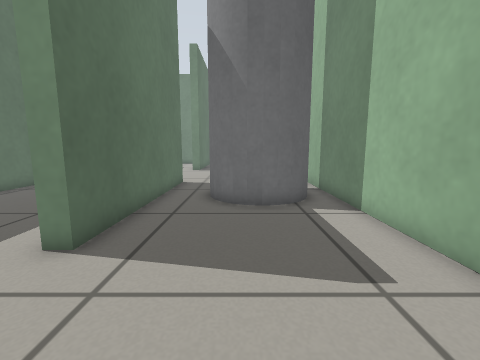
View 1 (above)

18 first-person views from a walk through a robot-simulator world made for Gazebo. The camera is 0.5 m above the floor, tilts 8° down and sees 90° across. The floor is counted in squares, 0.25 m on a side. Each view is taken from the middle of a square. On the plan, view 1 faces up. The plan holds only what a view shows up to about 15 squares ahead; the rest is blank. The place goes on beyond the plan.

View 2
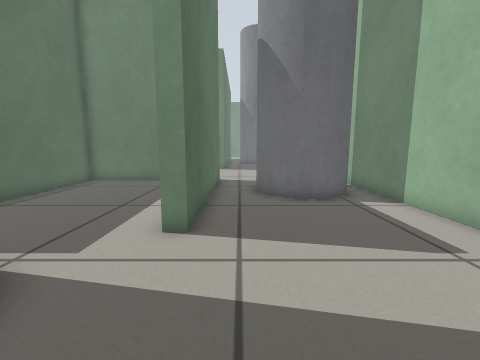

View 3
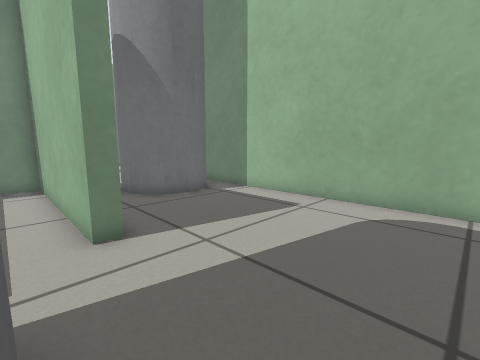

View 4
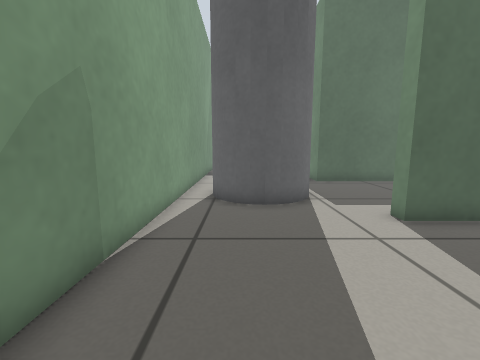

View 5
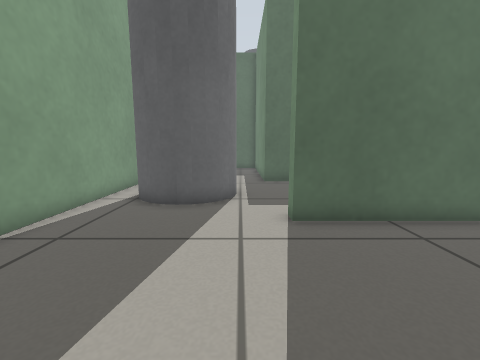

View 6
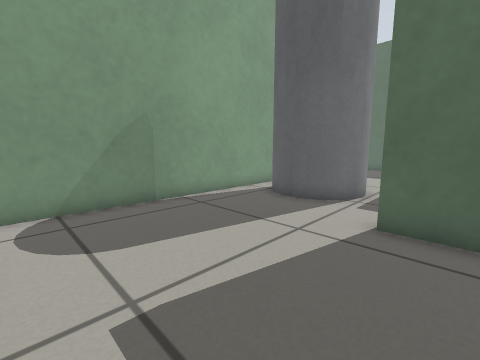

View 7
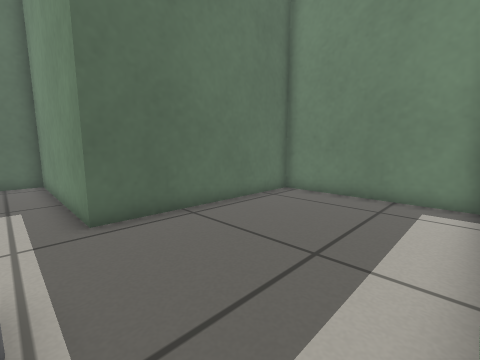

View 8
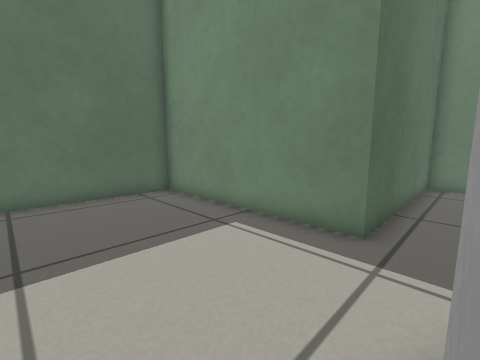

View 9
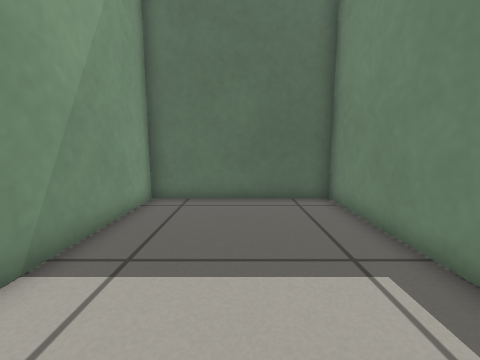

View 10
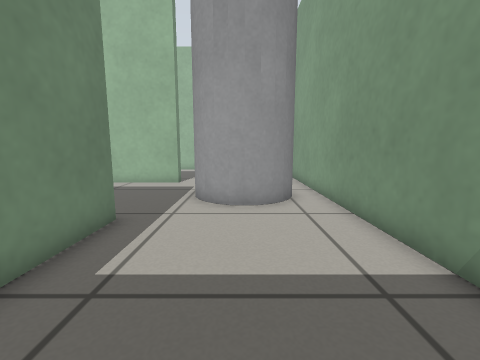

View 11
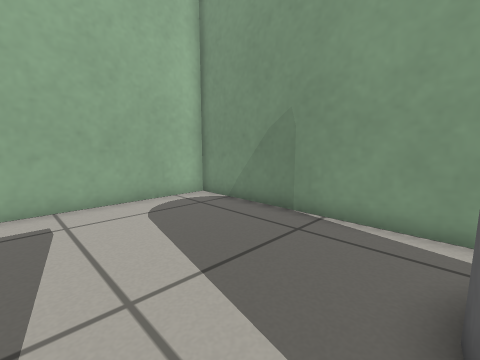

View 12
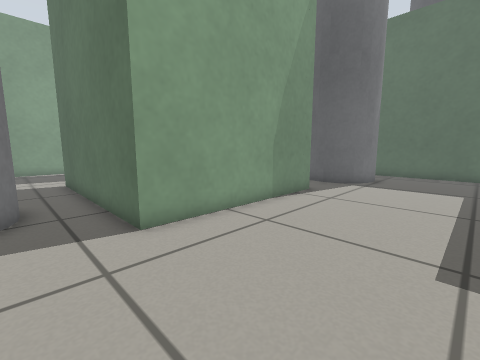

View 13
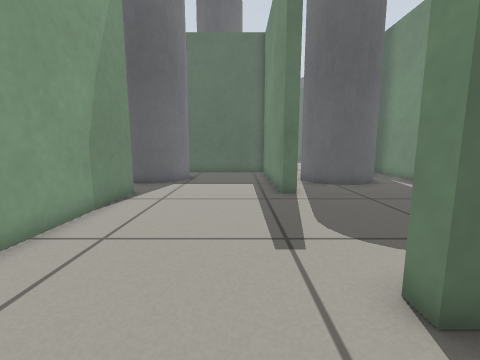

View 14
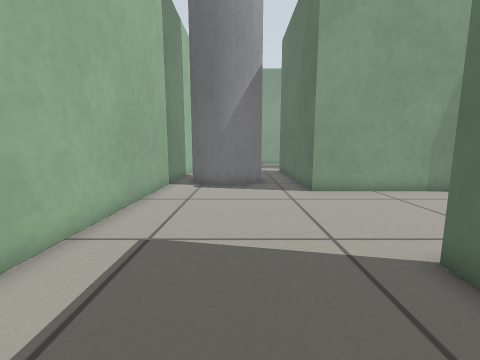

View 15
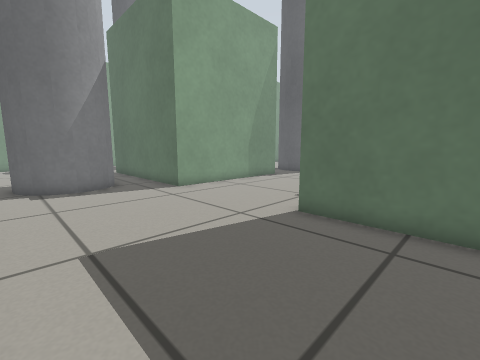

View 16
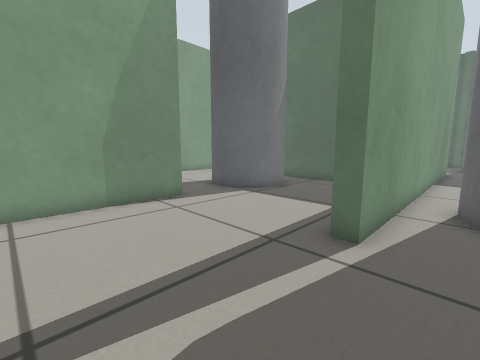

View 17
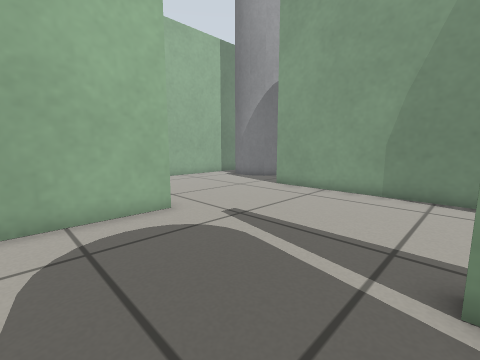

View 18
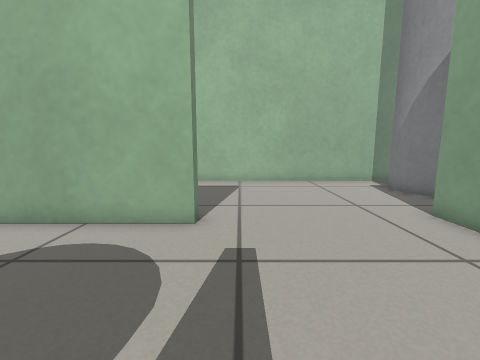

### Floor plan
Key: @ floor where view 1 was taken; # wall or solid block; . floor; C grey cylinder.
Columns run from 27 left of view 1 to 4 right of it. Each row starts with its distance up from view 1.
 24               C........# .... .
 23              CC........# .....
 22            CCC.........# ......
 21   .....................##......#
 20 ################...............#
 19         #......................#
 18         #......................#
 17         #......................#
 16         #......................#
 15         #.CCC..................#
 14         #   CC.................#
 13         #    C..#########......#
 12              C..#......##..CCC.#
 11              .. #......##.CC CC#
 10                 #......##.C   C#
  9                 #......##.CC CC#
  8                 #......##..CCC.#
  7                 #......##......#
  6                 #......##......#
  5              ####......##......#
  4         #########..............#
  3         #..........CCC.........#
  2         #.........CC CC........#
  1         #.........C   C........#
  0         #.........C  CC....@...#
 -1         #..........CCC.........#
 -2         ########################
 -3                       #########

Where each view was taken, in squares from view 1:
view 1: 0 up, 0 right, facing up
view 2: 1 down, 2 left, facing up
view 3: 1 down, 5 left, facing up-right
view 4: 0 up, 3 right, facing left
view 5: 3 up, 3 right, facing left
view 6: 6 up, 3 right, facing down-left
view 7: 3 up, 4 left, facing up-left
view 8: 1 down, 9 left, facing up-left
view 9: 1 up, 10 left, facing left
view 10: 1 up, 17 left, facing right
view 11: 4 up, 5 left, facing down-right
view 12: 19 up, 1 left, facing down-left
view 13: 18 up, 1 left, facing left
view 14: 24 up, 0 right, facing down
view 15: 24 up, 3 right, facing down-left
view 16: 22 up, 6 left, facing down-left
view 17: 24 up, 11 left, facing down-right
view 18: 19 up, 10 left, facing right
